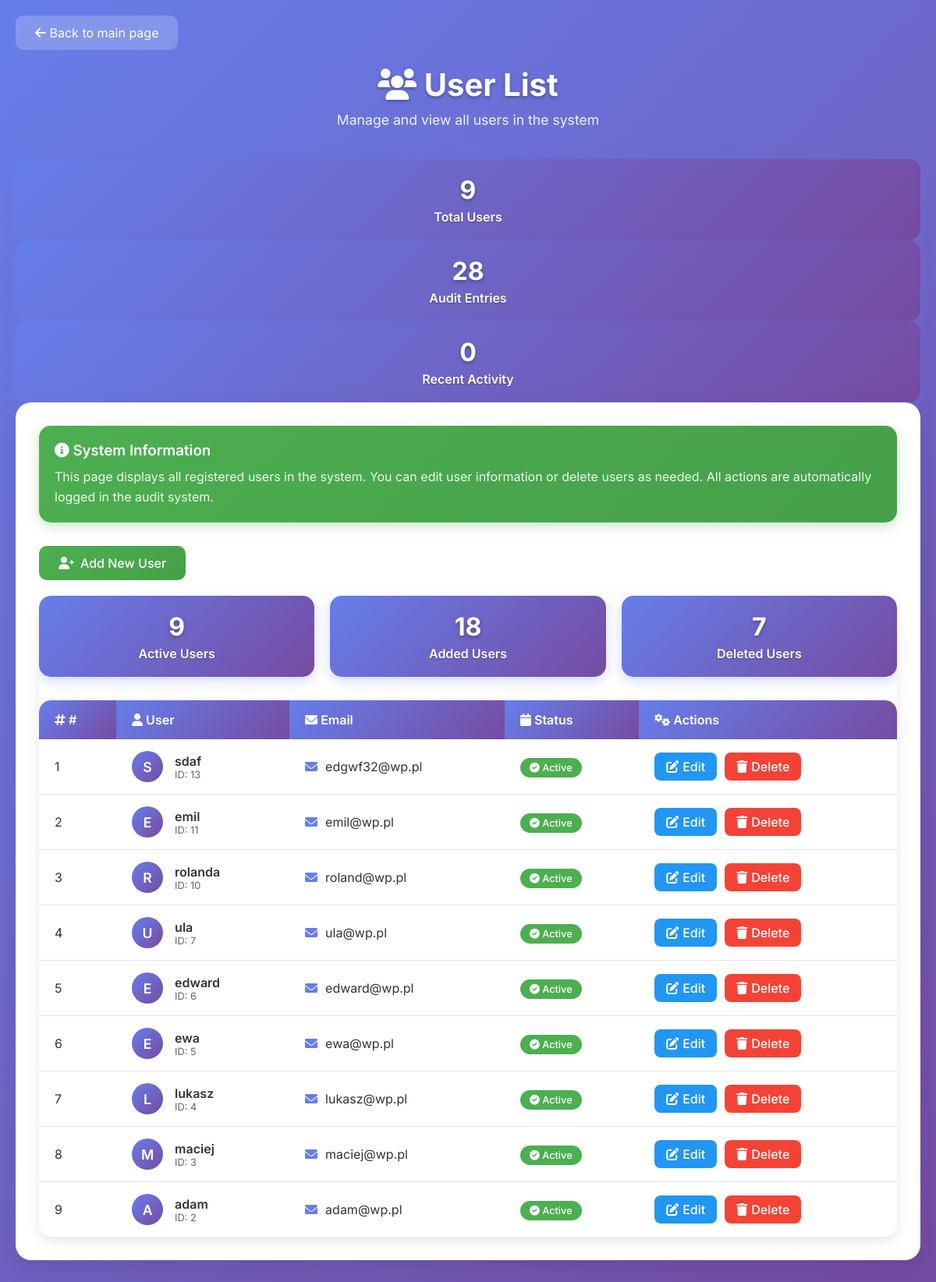
Page /viewsubscribers.php on the committed database.
### tables this page shows
CREATE TABLE `subscribers` (
  `id` int(11) NOT NULL,
  `fname` varchar(255) NOT NULL,
  `email` varchar(255) NOT NULL
);

### viewsubscribers.php (the view, shortened to what this page needs)
<!DOCTYPE html>
<html lang="en">
<head>
    <link href="https://cdnjs.cloudflare.com/ajax/libs/font-awesome/6.0.0/css/all.min.css" rel="stylesheet">
</head>
<body>
    <div class="container">
        <a href="index.php" class="back-btn">
            <i class="fas fa-arrow-left"></i> Back to main page
        </a>
        <div class="header">
            <h1><i class="fas fa-users"></i> User List</h1>
            <p>Manage and view all users in the system</p>
        </div>
        <?php
        try {
            $pdo = getDBConnection();
            $stmt = $pdo->query("SELECT COUNT(*) FROM subscribers");
            $userCount = $stmt->fetchColumn();
            $stmt = $pdo->query("SELECT COUNT(*) FROM audit_subscribers");
            $auditCount = $stmt->fetchColumn();
            $stmt = $pdo->query("SELECT COUNT(*) FROM audit_subscribers WHERE date_added >= DATE_SUB(NOW(), INTERVAL 7 DAY)");
            $recentActivity = $stmt->fetchColumn();
        } catch (Exception $e) {
            $userCount = $auditCount = $recentActivity = 0;
        }
        ?>
        <div class="stats-section">
            <div class="stat-card">
                <div class="stat-number"><?php echo $userCount; ?></div>
                <div class="stat-label" style="color: white; font-weight: 600; text-shadow: 0 1px 2px rgba(0,0,0,0.3);">Total Users</div>
            </div>
            <div class="stat-card">
                <div class="stat-number"><?php echo $auditCount; ?></div>
                <div class="stat-label" style="color: white; font-weight: 600; text-shadow: 0 1px 2px rgba(0,0,0,0.3);">Audit Entries</div>
            </div>
            <div class="stat-card">
                <div class="stat-number"><?php echo $recentActivity; ?></div>
                <div class="stat-label" style="color: white; font-weight: 600; text-shadow: 0 1px 2px rgba(0,0,0,0.3);">Recent Activity</div>
            </div>
        </div>
        <div class="content-card">
            <div class="info-box">
                <h3><i class="fas fa-info-circle"></i> System Information</h3>
                <p>This page displays all registered users in the system. You can edit user information or delete users as needed. All actions are automatically logged in the audit system.</p>
            </div>
            <a href="add_user.php" class="add-user-btn">
                <i class="fas fa-user-plus"></i> Add New User
            </a>
            <div class="table-container">
            <?php
            try {
                $pdo = getDBConnection();
                $stmt = $pdo->query("SELECT COUNT(*) FROM subscribers");
                $totalUsers = $stmt->fetchColumn();
                $stmt = $pdo->query("SELECT COUNT(*) FROM audit_subscribers WHERE action_performed = 'Insert a new subscriber'");
                $totalAdded = $stmt->fetchColumn();
                $stmt = $pdo->query("SELECT COUNT(*) FROM audit_subscribers WHERE action_performed = 'Deleted a subscriber'");
                $totalDeleted = $stmt->fetchColumn();
                echo '<div class="stats-row">
                        <div class="stat-card">
                            <div class="stat-number">' . $totalUsers . '</div>
                            <div class="stat-label">Active Users</div>
                        </div>
                        <div class="stat-card">
                            <div class="stat-number">' . $totalAdded . '</div>
                            <div class="stat-label">Added Users</div>
                        </div>
                        <div class="stat-card">
                            <div class="stat-number">' . $totalDeleted . '</div>
                            <div class="stat-label">Deleted Users</div>
                        </div>
                      </div>';
                $stmt = $pdo->query("SELECT * FROM subscribers ORDER BY id DESC");
                $users = $stmt->fetchAll();
                if (count($users) > 0) {
                    echo '<div class="table-container">
                            <table class="users-table">
                                <thead>
                                    <tr>
                                        <th><i class="fas fa-hashtag"></i> #</th>
                                        <th><i class="fas fa-user"></i> User</th>
                                        <th><i class="fas fa-envelope"></i> Email</th>
                                        <th><i class="fas fa-calendar"></i> Status</th>
                                        <th><i class="fas fa-cogs"></i> Actions</th>
                                    </tr>
                                </thead>
                                <tbody>';
                    foreach ($users as $index => $user) {
                        $avatarInitial = strtoupper(substr($user['fname'], 0, 1));
                        echo '<tr>
                                <td>' . ($index + 1) . '</td>
                                <td>
                                    <div style="display: flex; align-items: center; gap: 15px;">
                                        <div class="user-avatar">' . $avatarInitial . '</div>
                                        <div>
                                            <div style="font-weight: 600; color: #333;">' . htmlspecialchars($user['fname']) . '</div>
                                            <div style="font-size: 0.8rem; color: #666;">ID: ' . $user['id'] . '</div>
                                        </div>
                                    </div>
                                </td>
                                <td>
                                    <div style="display: flex; align-items: center; gap: 10px;">
                                        <i class="fas fa-envelope" style="color: #667eea;"></i>
                                        ' . htmlspecialchars($user['email']) . '
                                    </div>
                                </td>
                                <td>
                                    <span class="status-active">
                                        <i class="fas fa-check-circle"></i> Active
                                    </span>
                                </td>
                                <td>
                                    <div class="action-buttons">
                                        <a href="subscriber_edit.php?id=' . $user['id'] . '" class="btn-edit">
                                            <i class="fas fa-edit"></i> Edit
                                        </a>
                                        <a href="subscriber_del.php?id=' . $user['id'] . '" class="btn-delete"
                                           onclick="return confirm(\'Are you sure you want to delete user ' . htmlspecialchars($user['fname']) . '?\')">
                                            <i class="fas fa-trash"></i> Delete
                                        </a>
                                    </div>
                                </td>
                            </tr>';
                    }
                    echo '</tbody></table></div>';
                } else {
                    echo '<div class="empty-state">
                            <i class="fas fa-users"></i>
                            <h3>No Users</h3>
                            <p>There are no users in the system yet. <a href="add_user.php" style="color: #667eea;">Add the first user</a></p>
                          </div>';
                }
            } catch (Exception $e) {
                echo '<div style="background: #f44336; color: white; padding: 20px; border-radius: 15px; text-align: center;">
                        <i class="fas fa-exclamation-triangle"></i>
                        Database connection error: ' . htmlspecialchars($e->getMessage()) . '
                      </div>';
            }
            ?>
        </div>
    </div>
</body>
</html>

### viewsubscribers.php (style rules this page uses)
* { margin: 0; padding: 0; box-sizing: border-box; }
body { font-family: 'Inter', sans-serif; background: linear-gradient(135deg, #667eea 0%, #764ba2 100%); min-height: 100vh; color: #333; }
.container { max-width: 1200px; margin: 0 auto; padding: 20px; }
.header { text-align: center; margin-bottom: 40px; color: white; }
.header h1 { font-size: 2.5rem; font-weight: 700; margin-bottom: 10px; text-shadow: 0 2px 4px rgba(0,0,0,0.3); }
.header p { font-size: 1.1rem; opacity: 0.9; margin-bottom: 20px; }
.back-btn { display: inline-block; background: rgba(255,255,255,0.2); color: white; padding: 12px 25px; border-radius: 10px; text-decoration: none; transition: all 0.3s ease; margin-bottom: 20px; }
.content-card { background: white; border-radius: 20px; padding: 30px; box-shadow: 0 10px 30px rgba(0,0,0,0.1); margin-bottom: 30px; }
.info-box { background: linear-gradient(135deg, #4CAF50, #45a049); color: white; padding: 20px; border-radius: 15px; margin-bottom: 30px; box-shadow: 0 5px 15px rgba(76, 175, 80, 0.3); }
.info-box h3 { margin-bottom: 10px; font-weight: 600; }
.info-box p { opacity: 0.9; line-height: 1.6; }
.table-container { overflow-x: auto; border-radius: 15px; box-shadow: 0 5px 15px rgba(0,0,0,0.1); }
.users-table { width: 100%; border-collapse: collapse; background: white; border-radius: 15px; overflow: hidden; }
.users-table th { background: linear-gradient(135deg, #667eea, #764ba2); color: white; padding: 15px 20px; text-align: left; font-weight: 600; font-size: 1rem; }
.users-table td { padding: 15px 20px; border-bottom: 1px solid #e1e5e9; transition: background-color 0.3s ease; }
.users-table tr:last-child td { border-bottom: none; }
.action-buttons { display: flex; gap: 10px; }
.btn-edit, .btn-delete { padding: 8px 15px; border-radius: 8px; text-decoration: none; font-weight: 500; transition: all 0.3s ease; display: inline-flex; align-items: center; gap: 5px; }
.btn-edit { background: #2196F3; color: white; }
.btn-delete { background: #f44336; color: white; }
.user-avatar { width: 40px; height: 40px; border-radius: 50%; background: linear-gradient(135deg, #667eea, #764ba2); display: flex; align-items: center; justify-content: center; color: white; font-weight: 600; font-size: 1.1rem; }
.status-active { background: #4CAF50; color: white; padding: 5px 12px; border-radius: 20px; font-size: 0.8rem; font-weight: 500; }
.stats-row { display: grid; grid-template-columns: repeat(auto-fit, minmax(200px, 1fr)); gap: 20px; margin-bottom: 30px; }
.stat-card { background: linear-gradient(135deg, #667eea, #764ba2); color: white; padding: 20px; border-radius: 15px; text-align: center; box-shadow: 0 5px 15px rgba(102, 126, 234, 0.3); transition: transform 0.3s ease, box-shadow 0.3s ease; }
.stat-number { font-size: 2rem; font-weight: 700; margin-bottom: 5px; color: white; text-shadow: 0 2px 4px rgba(0,0,0,0.3); }
.stat-label { color: white !important; font-weight: 600 !important; text-shadow: 0 1px 2px rgba(0,0,0,0.3); }
.add-user-btn { background: linear-gradient(135deg, #4CAF50, #45a049); color: white; padding: 12px 25px; border-radius: 10px; text-decoration: none; transition: all 0.3s ease; display: inline-flex; align-items: center; gap: 8px; font-weight: 500; margin-bottom: 20px; }

### rows in the picture
subscribers: fname "S", fname "sdaf", id "13", email "edgwf32@wp.pl"
subscribers: fname "E", fname "emil", id "11", email "emil@wp.pl"
subscribers: fname "R", fname "rolanda", id "10", email "roland@wp.pl"
subscribers: fname "U", fname "ula", id "7", email "ula@wp.pl"
subscribers: fname "E", fname "edward", id "6", email "edward@wp.pl"
subscribers: fname "E", fname "ewa", id "5", email "ewa@wp.pl"
subscribers: fname "L", fname "lukasz", id "4", email "lukasz@wp.pl"
subscribers: fname "M", fname "maciej", id "3", email "maciej@wp.pl"
subscribers: fname "A", fname "adam", id "2", email "adam@wp.pl"

### other values in the picture
$userCount "9"
$auditCount "28"
$recentActivity "0"
$totalUsers "9"
$totalAdded "18"
$totalDeleted "7"
